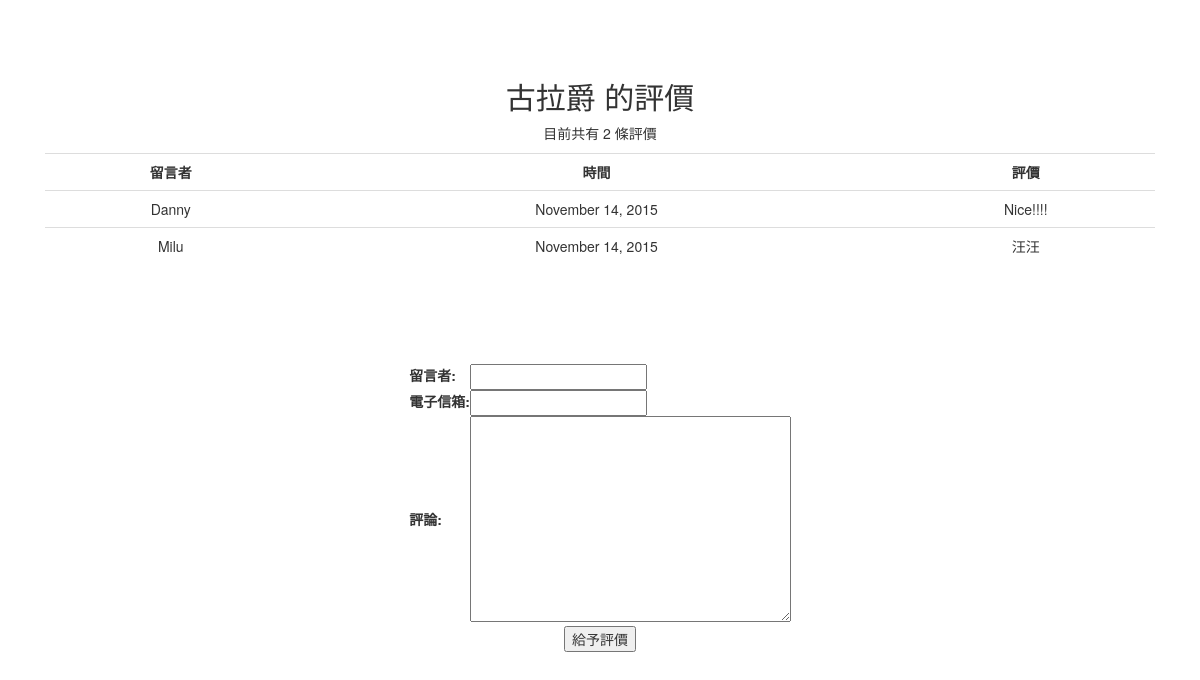
Before: /comment/1/ with the older database file.
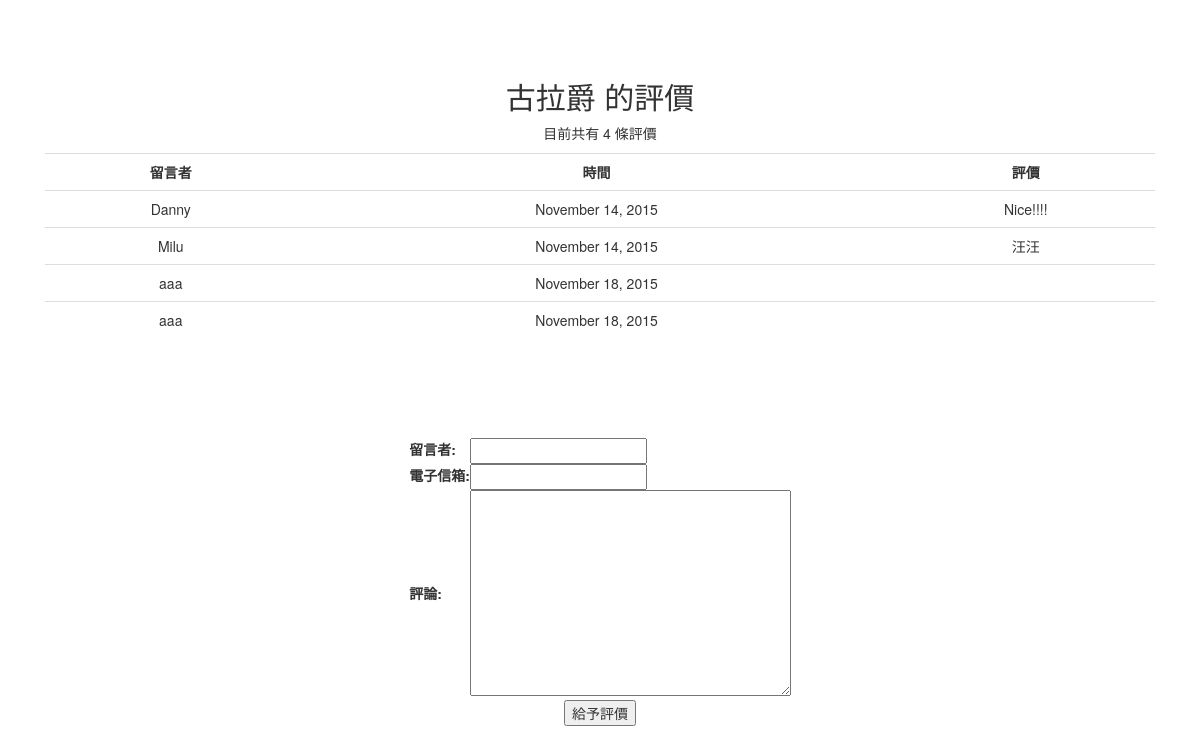
After: the same page with the newer database file.
### restaurants/models.py (models this page shows, shortened)
class Restaurant(models.Model):
    name = models.CharField(max_length=20)
    phone_number = models.CharField(max_length=15)
    address = models.CharField(max_length=50, blank=True)

class Comment(models.Model):
    content = models.CharField(max_length=255)
    visitor = models.CharField(max_length=255)
    email = models.EmailField(max_length=255)
    date_time = models.DateTimeField()
    restaurant = models.ForeignKey(Restaurant)

### restaurants/views.py (the view)
# urls.py: url(r'^comment/(\d{1,5})/$', comment),
def comment(request, id):
    if id:
        r = Restaurant.objects.get(id=id)
    else:
        return HttpResponseRedirect("/restaurant_list/")
    errors = []
    if request.POST:
        f = CommentForm(request.POST)
        if f.is_valid():
            visitor = f.cleaned_data['visitor']
            content = f.cleaned_data['content']
            email = f.cleaned_data['email']
            date_time = datetime.datetime.now()
            Comment.objects.create(
                visitor=visitor,
                email=email,
                content=content,
                date_time=date_time,
                restaurant=r
            )
            f = CommentForm(initial={'content':'no comment'})
    else:
        f = CommentForm()
    return render_to_response('comments.html', RequestContext(request, locals()))

### restaurants/forms.py (shortened to what this page needs)
class CommentForm(forms.Form):
    visitor = forms.CharField(max_length=20, error_messages={'required': '請輸入大名'}, label='名字')
    email = forms.EmailField(max_length=20, required=False, label='E-mail')
    content = forms.CharField(max_length=200, widget=forms.Textarea())

### restaurants/templates/comments.html (shortened to what this page needs)
<!DOCTYPE html>
<div lang="en">
<head>
    <link rel="stylesheet"
          href="https://maxcdn.bootstrapcdn.com/bootstrap/3.3.1/css/bootstrap.min.css">
    <link rel="stylesheet"
          href="https://maxcdn.bootstrapcdn.com/bootstrap/3.3.1/css/bootstrap-theme.min.css">
</head>
<br>
<div class="container">
    <div class="menus">
    <p>
    <h2>{{ r.name }} 的評價 </h2>
    {% if r.comment_set.all %}
        <p>目前共有 {{ r.comment_set.all|length }} 條評價</p>
        <table class="table">
            <tr>
                <th>留言者</th>
                <th>時間</th>
                <th>評價</th>
            </tr>
        {% for c in r.comment_set.all %}
            <tr>
                <td> {{ c.visitor }} </td>
                <td> {{ c.date_time | date:"F j, Y" }} </td>
                <td> {{ c.content }} </td>
            </tr>
        {% endfor %}
        </table>
        </p>
    {% else %}
        <p> 無評價 </p>
    {% endif %}
    <br /><br />
    </div>
    <form action="" method="post"> {% csrf_token %}
        <table>
            <div class="comment_input">
            <tr>
                <th> <label for="id_visitor">留言者:</label></th>
                <td> {{ f.visitor }} </td>
            </tr>
            <tr>
                <th> <label for="id_email">電子信箱:</label></th>
                <td> {{ f.email }}</td>
            </tr>
            <tr>
                <th> <label for="id_content">評論:</label></th>
                <td> {{ f.content }}</td>
            </tr>
        </table>
        <div class="comment_input">
        <input type="submit" value="給予評價">
        </div>
    </form>
</div>
</body>
</html>

Changed rows visible on the page:
computed for Restaurant "古拉爵": comment_set.all|length "2" → "4"
added Comment: visitor "aaa", date_time "November 18, 2015"
added Comment: visitor "aaa", date_time "November 18, 2015"
